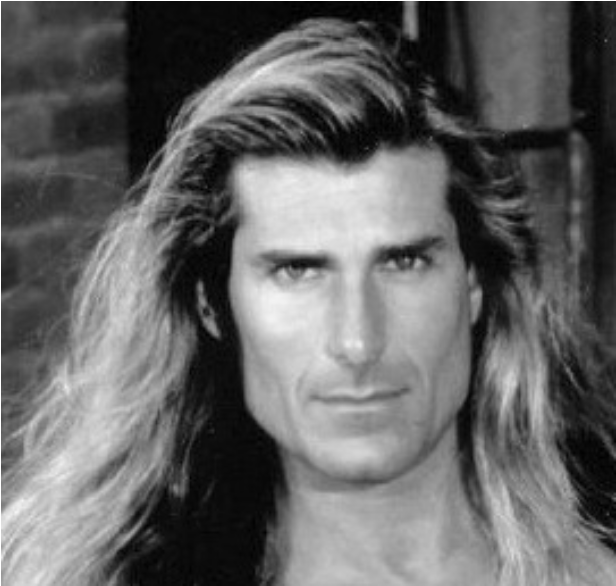
#> input picture Assign1/images/fabio.png, 616 x 586 px; its folder holds 5 pictures in this run
$ python sift_detector_v1.py
#> lines starting #> are read from the running program, lines starting #| are printed output that depends on the picture
import cv2 as cv
import numpy as np
import os
import matplotlib.pyplot as plt

CURRENT_DIR = os.path.dirname(os.path.abspath(__file__))
IMAGE_DIR = os.path.join(CURRENT_DIR, 'images')

class SIFTDetector:
    def __init__(self, img, nOctaveLayers=3, sigma=1.6, contrastThreshold=0.04, edgeThreshold=10):
        self.img = img
        self.gray = img # cv.cvtColor(img, cv.COLOR_BGR2GRAY).astype(np.float32) / 255.0
        self.nOctaves = self.calculate_nOctaves(img)
        self.nOctaveLayers = nOctaveLayers
        self.k = self.calculate_k(nOctaveLayers)
        self.sigma = sigma
        self.nImagesPerOctave = nOctaveLayers + 3
        self.nDogImagesPerOctave = nOctaveLayers + 2
        self.contrastThreshold = contrastThreshold
        self.edgeThreshold = edgeThreshold

        self.gaussian_pyramid = self.build_gaussian_pyramid()
        self.dog_pyramid = self.build_dog_pyramid(self.gaussian_pyramid)
        interestPoints = self.find_interestPoints()
        print(f"Found {len(interestPoints)} interest points before localization.")
        self.keypoints = self.clean_keypoints(interestPoints)
        print(f"Found {len(self.keypoints)} keypoints after localization.")

        # img_points = cv.drawKeypoints(self.img, self.keypoints, None, flags=cv.DRAW_MATCHES_FLAGS_DRAW_RICH_KEYPOINTS)

        # cv.imshow('SIFT Keypoints', img_points)

        # plot keypoints on the original image using OpenCV's drawKeypoints function, and display the resulting image in a window titled 'SIFT Keypoints (OpenCV)'

        self._plot_keypoints(self.gray, interestPoints, self.keypoints)  # Plot raw candidates and final keypoints using Matplotlib

        sift = cv.SIFT_create()
        kp, des = sift.detectAndCompute(self.gray, None)

        des_img = cv.drawKeypoints(self.gray, kp, self.img, flags=cv.DRAW_MATCHES_FLAGS_DRAW_RICH_KEYPOINTS)
        cv.imshow('SIFT Keypoints (OpenCV)', des_img)

        cv.waitKey(0)
        cv.destroyAllWindows()

    def _plot_keypoints(self, img, raw, final):
        def xy(kps):
            if not kps:
                return np.empty((0,)), np.empty((0,))
            # raw is list of (octave, layer, x, y) tuples; final is list of cv2.KeyPoint
            if isinstance(kps[0], cv.KeyPoint):
                return (np.array([k.pt[0] for k in kps]),
                        np.array([k.pt[1] for k in kps]))
            return (np.array([k[3] for k in kps]),   # col (y)
                    np.array([k[2] for k in kps]))    # row (x)

        fig, ax = plt.subplots(1, 2, figsize=(11, 5))

        final_img = cv.drawKeypoints((img * 255).astype(np.uint8), final,
                                     None, flags=cv.DRAW_MATCHES_FLAGS_DRAW_RICH_KEYPOINTS)
        final_img = cv.cvtColor(final_img, cv.COLOR_BGR2RGB)  # Convert to RGB for Matplotlib

        rx, ry = xy(raw)
        ax[0].imshow(img, cmap="gray")
        ax[0].plot(rx, ry, "r+", markersize=4)
        ax[0].set_title(f"Step 5: raw candidates ({len(raw)})")
        fx, fy = xy(final)
        ax[1].imshow(final_img)
        ax[1].plot(fx, fy, "g+", markersize=4)
        ax[1].set_title(f"Step 6b: edge rejection ({len(final)})")

        plt.tight_layout()
        plt.show(block=False)
        plt.pause(2)

    def calculate_nOctaves(self, img):
        min_dim = min(img.shape[0], img.shape[1])
        nOctaves = int(np.floor(np.log2(min_dim))) - 3
        return nOctaves

    def calculate_k(self, nOctaveLayers):
        return 2 ** (1 / nOctaveLayers)

    def gaussian_blur(self, img, sigma):
        return cv.GaussianBlur(img, (0, 0), sigmaX=sigma, sigmaY=sigma)

    def calculate_sigma(self, layer):
        res = self.sigma * (self.k ** layer)
        return res

    # [11 lines of commented-out code are left out]
    def build_dog_pyramid(self, gaussian_pyramid):
        dog_pyramid = []

        for octave_images in gaussian_pyramid:
            octave_dogs = []

            for i in range(1, len(octave_images)):
                dog = octave_images[i] - octave_images[i - 1]
                octave_dogs.append(dog.astype(np.float32))

            dog_pyramid.append(octave_dogs)

        return dog_pyramid

    def compute_gradient(self, cube):
        dx = (cube[1, 1, 2] - cube[1, 1, 0]) / 2.0
        dy = (cube[1, 2, 1] - cube[1, 0, 1]) / 2.0
        ds = (cube[2, 1, 1] - cube[0, 1, 1]) / 2.0
        return np.array([dx, dy, ds])

    def compute_hessian(self, cube):
        # cube[s, y, x] where s is the layer index, y is the row index, and x is the column index
        center = cube[1, 1, 1]

        dxx = cube[1, 1, 2] - 2 * center + cube[1, 1, 0]
        dyy = cube[1, 2, 1] - 2 * center + cube[1, 0, 1]
        dss = cube[2, 1, 1] - 2 * center + cube[0, 1, 1]

        dxy = (cube[1, 2, 2] - cube[1, 2, 0] - cube[1, 0, 2] + cube[1, 0, 0])/4.0
        dxs = (cube[2, 1, 2] - cube[2, 1, 0] - cube[0, 1, 2] + cube[0, 1, 0])/4.0
        dys = (cube[2, 2, 1] - cube[2, 0, 1] - cube[0, 2, 1] + cube[0, 0, 1])/4.0

        return np.array([
            [dxx, dxy, dxs],
            [dxy, dyy, dys],
            [dxs, dys, dss]
        ])

    def compute_offset(self, gradient, hessian):
        return -np.linalg.solve(hessian, gradient)

    # [42 lines of commented-out code are left out]
    def localize_keypoint(self, octave_idx, layer_idx, i, j):
        max_iter = 5

        for _ in range(max_iter):

            # Check boundary before taking 3x3x3 cube
            if (
                layer_idx < 1 or layer_idx >= len(self.dog_pyramid[octave_idx]) - 1 or
                i < 1 or i >= self.dog_pyramid[octave_idx][0].shape[0] - 1 or
                j < 1 or j >= self.dog_pyramid[octave_idx][0].shape[1] - 1
            ):
                return None

            subimage1 = self.dog_pyramid[octave_idx][layer_idx - 1][i-1:i+2, j-1:j+2]
            subimage2 = self.dog_pyramid[octave_idx][layer_idx][i-1:i+2, j-1:j+2]
            subimage3 = self.dog_pyramid[octave_idx][layer_idx + 1][i-1:i+2, j-1:j+2]

            cube = np.stack([subimage1, subimage2, subimage3]).astype(np.float32)

            gradient = self.compute_gradient(cube)
            hessian = self.compute_hessian(cube)

            try:
                offset = self.compute_offset(gradient, hessian)
            except np.linalg.LinAlgError:
                return None

            dx, dy, ds = offset

            # Good localization: offset is less than half a pixel/layer
            if abs(dx) < 0.5 and abs(dy) < 0.5 and abs(ds) < 0.5:
                break

            # Move to closer sample point
            j += int(round(dx))          # x direction
            i += int(round(dy))          # y direction
            layer_idx += int(round(ds))  # scale direction

        else:
            # Did not converge after max_iter
            return None

        # Recompute cube at final location
        if (
            layer_idx < 1 or layer_idx >= len(self.dog_pyramid[octave_idx]) - 1 or
            i < 1 or i >= self.dog_pyramid[octave_idx][0].shape[0] - 1 or
            j < 1 or j >= self.dog_pyramid[octave_idx][0].shape[1] - 1
        ):
            return None

        subimage1 = self.dog_pyramid[octave_idx][layer_idx - 1][i-1:i+2, j-1:j+2]
        subimage2 = self.dog_pyramid[octave_idx][layer_idx][i-1:i+2, j-1:j+2]
        subimage3 = self.dog_pyramid[octave_idx][layer_idx + 1][i-1:i+2, j-1:j+2]

        cube = np.stack([subimage1, subimage2, subimage3]).astype(np.float32)

        gradient = self.compute_gradient(cube)
        hessian = self.compute_hessian(cube)

        try:
            offset = self.compute_offset(gradient, hessian)
        except np.linalg.LinAlgError:
            return None

        # Lowe interpolated contrast:
        # D(x_hat) = D + 0.5 * gradient.T @ offset
        center_value = cube[1, 1, 1]
        contrast = center_value + 0.5 * np.dot(gradient, offset)

        if abs(contrast) < self.contrastThreshold:
            return None

        # Edge response rejection
        if self.reject_edge_response(hessian):
            return None

        final_x = j + offset[0]
        final_y = i + offset[1]
        final_layer = layer_idx + offset[2]

        # Sigma relative to original image scale
        sigma = self.sigma * (self.k ** final_layer) * (2 ** octave_idx)

        return {
            "octave": octave_idx,
            "layer": final_layer,
            "x": final_x,
            "y": final_y,
            "sigma": sigma,
            "response": abs(contrast)
        }

    # [8 lines of commented-out code are left out]

    def clean_keypoints(self, keypoints):
        cleaned_keypoints = []

        for octave_idx, layer_idx, i, j in keypoints:
            kp = self.localize_keypoint(octave_idx, layer_idx, i, j)

            if kp is None:
                continue

            scale_factor = 2 ** octave_idx

            x = kp["x"] * scale_factor
            y = kp["y"] * scale_factor
            size = 2 * kp["sigma"]

            cleaned_keypoints.append(
                cv.KeyPoint(
                    x=float(x),
                    y=float(y),
                    size=float(size),
                    response=float(kp["response"]),
                    octave=int(octave_idx)
                )
            )

        return cleaned_keypoints

    def reject_low_contrast(self, cube):
        center = cube[1, 1, 1]
        return abs(center) < self.contrastThreshold, abs(center)

    def reject_edge_like(self, cube):
        center = cube[1, 1, 1]
        # Compute the second-order derivatives
        dxx = cube[1, 0, 1] - 2 * center + cube[1, 2, 1]
        dyy = cube[0, 1, 1] - 2 * center + cube[2, 1, 1]
        dxy = (cube[0, 0, 1] - cube[0, 2, 1] - cube[2, 0, 1] + cube[2, 2, 1]) / 4.0

        # Compute the trace and determinant of the Hessian matrix
        trace = dxx + dyy
        det = dxx * dyy - dxy ** 2

        # Reject edge-like keypoints
        if det <= 0:
            return True

        # Check the ratio of principal curvatures
        if trace ** 2 / det >= (self.edgeThreshold + 1) ** 2 / self.edgeThreshold:
            return True

        return False

    def reject_edge_response(self, hessian):
        dxx = hessian[0, 0]
        dyy = hessian[1, 1]
        dxy = hessian[0, 1]

        trace = dxx + dyy
        det = dxx * dyy - dxy * dxy

        if det <= 0:
            return True

        r = self.edgeThreshold

        if (trace * trace / det) >= ((r + 1) ** 2 / r):
            return True

        return False

    # A pixel is considered a local extremum if it is either greater than all of its
    # 26 neighbors (a local maximum) or less than all of its 26 neighbors (a local minimum).
    def is_extremum(self, subimage1, subimage2, subimage3):
        center = float(subimage2[1, 1])
        if abs(center) <= self.contrastThreshold:
            return False

        cube = np.stack([subimage1, subimage2, subimage3]).astype(np.float32)
        if center > 0:
            return center >= np.max(cube)
        else:
            return center <= np.min(cube)


    # [51 lines of commented-out code are left out]
    def find_interestPoints(self):
        keypoints = []

        for octave_idx, octave_dogs in enumerate(self.dog_pyramid):
            for layer_idx in range(1, len(octave_dogs) - 1):
                prev = octave_dogs[layer_idx - 1].astype(np.float32)
                curr = octave_dogs[layer_idx].astype(np.float32)
                next_ = octave_dogs[layer_idx + 1].astype(np.float32)

                h, w = curr.shape

                # Center pixels, excluding border
                center = curr[1:h-1, 1:w-1]

                neighbors = []

                # Collect 26 neighbors from prev, curr, next scale
                for scale_img, scale_pos in [(prev, -1), (curr, 0), (next_, 1)]:
                    for dy in [-1, 0, 1]:
                        for dx in [-1, 0, 1]:
                            # skip the center pixel itself
                            if scale_pos == 0 and dy == 0 and dx == 0:
                                continue

                            neighbor = scale_img[
                                1 + dy : h - 1 + dy,
                                1 + dx : w - 1 + dx
                            ]
                            neighbors.append(neighbor)

                neighbors = np.stack(neighbors, axis=0)

                is_max = center > np.max(neighbors, axis=0)
                is_min = center < np.min(neighbors, axis=0)

                extrema = (is_max | is_min)

                # Initial weak response rejection
                extrema[np.abs(center) <= self.contrastThreshold] = False

                ys, xs = np.where(extrema)

                for y, x in zip(ys, xs):
                    # Add +1 because center image excluded border
                    keypoints.append((octave_idx, layer_idx, int(y + 1), int(x + 1)))

        return keypoints


    def build_gaussian_pyramid(self):
        gaussian_pyramid = []
        octave_base = self.gray.copy()

        for octave in range(self.nOctaves):
            octave_images = []
            for layer in range(self.nImagesPerOctave):
                sigma = self.calculate_sigma(layer)
                blurred_img = self.gaussian_blur(octave_base, sigma)
                octave_images.append(blurred_img)

            gaussian_pyramid.append(octave_images)
            # Next octave base is the image at layer nOctaveLayers of the current octave,
            # downsampled by a factor of 2
            next_octave_base = octave_images[self.nOctaveLayers]
            octave_base = cv.resize(next_octave_base, (next_octave_base.shape[1] // 2, next_octave_base.shape[0] // 2), interpolation=cv.INTER_NEAREST)
        return gaussian_pyramid


if __name__ == "__main__":

    img = cv.imread(os.path.join(IMAGE_DIR, 'fabio.png'), cv.IMREAD_GRAYSCALE)
#> img is the input picture: shape (586, 616); min 0, max 255, mean 100
    # Resize to 256x256 for faster testing
    img = cv.resize(img, (256, 256), interpolation=cv.INTER_NEAREST)
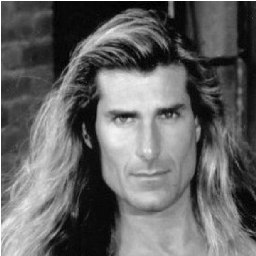
#> img: shape (256, 256); min 0, max 255, mean 100.8

    SIFTDetector(img, nOctaveLayers=3, sigma=1.6, contrastThreshold=0.01, edgeThreshold=20)
#> in __init__, `self.nOctaves = self.calculate_nOctaves(img)`: self.nOctaves = 5
#> the loop in build_gaussian_pyramid, `for octave in range(self.nOctaves):` made 5 passes
#> after the loop in build_gaussian_pyramid, `for octave in range(self.nOctaves):`: gaussian_pyramid = 5 items
#> the loop in build_dog_pyramid, `for octave_images in gaussian_pyramid:` made 5 passes
#> the loop in find_interestPoints, `for octave_idx, octave_dogs in enumerate(self.dog_pyramid):` made 5 passes
#> after the loop in find_interestPoints, `for octave_idx, octave_dogs in enumerate(self.dog_pyramid):`: keypoints = 143 items, first 6: (0, 1, 2, 35), (0, 1, 2, 159), (0, 1, 2, 243), (0, 1, 16, 120), (0, 1, 29, 72), (0, 1, 31, 72)
#> in __init__, `interestPoints = self.find_interestPoints()`: interestPoints has the same summary as keypoints in find_interestPoints
#| Found 143 interest points before localization.
#> the loop in clean_keypoints, `for octave_idx, layer_idx, i, j in keypoints:` made 143 passes
#> (layer_idx, i, j) on passes 17 to 28: (1, 60, 120), (1, 66, 4), (1, 72, 243), (1, 81, 75), (1, 93, 2), (1, 93, 33), (1, 97, 4), (1, 118, 127), (1, 118, 131), (1, 122, 4), (1, 124, 16), (1, 129, 86)
#> (layer_idx, i, j) on passes 1, 2, 8, 9, 10, 11: (1, 2, 35), (1, 2, 159), (1, 35, 190), (1, 38, 87), (1, 41, 157), (1, 44, 234)
#| Found 126 keypoints after localization.
#> in _plot_keypoints, `final_img = cv.drawKeypoints((img * 255).astype(np.uint8), final, None..`:
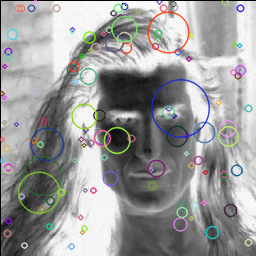
#> final_img: shape (256, 256, 3); mean of channels 0, 1, 2 153.6, 154, 153.9; drawn as B, G, R
#> in _plot_keypoints, `plt.show(block=False)`:
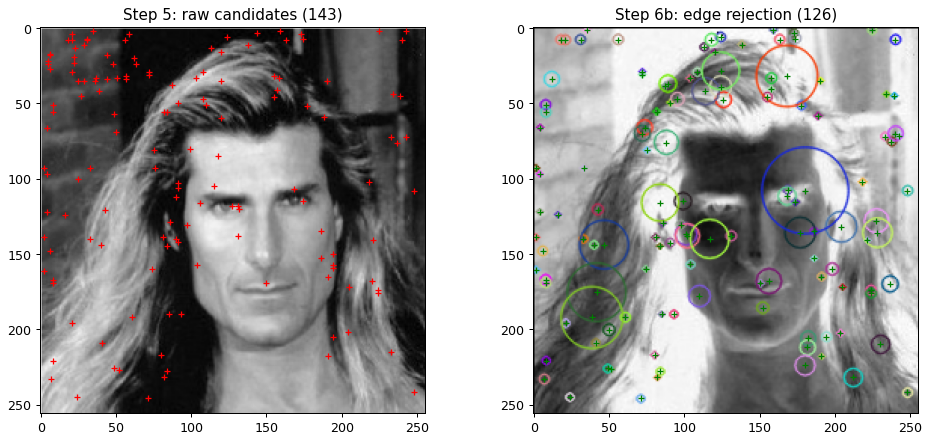
#> figure drawn by matplotlib, 2 panels
#> in __init__, `des_img = cv.drawKeypoints(self.gray, kp, self.img, flags=cv.DRAW_MATC..`:
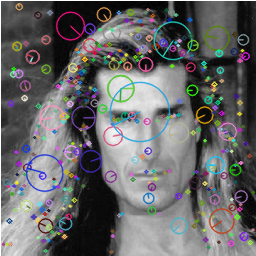
#> des_img: shape (256, 256, 3); mean of channels 0, 1, 2 104.3, 103.5, 103.4; drawn as B, G, R
